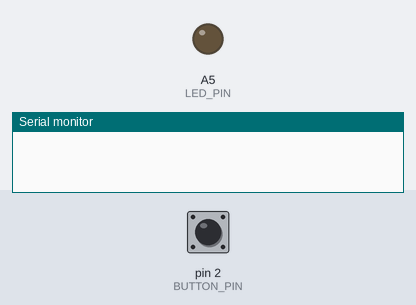
The sketch below on a simulated Arduino Uno, built with avr-gcc and run on an emulated ATmega328P. Parts: output pins drawn as LEDs (lit = HIGH), the last lines printed to the serial monitor. Inputs (shaded band) come from the test bench; at power-on: pin 2 (BUTTON_PIN) HIGH.

Above: at 1.2 s.
1.3 s: pin 2 (BUTTON_PIN) pulled LOW for 0.15 s
At 1.37 s:
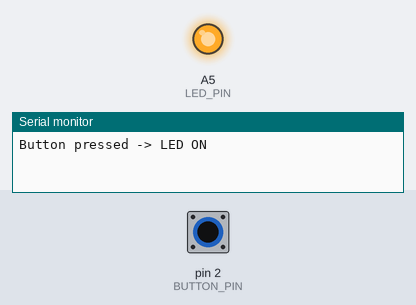
2.9 s: pin 2 (BUTTON_PIN) pulled LOW for 3.2 s
At 6.5 s:
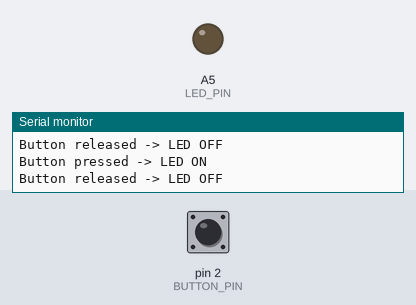
Timing chart, 0 to 8.0 s (numbered marks = the images above; inputs shaded):
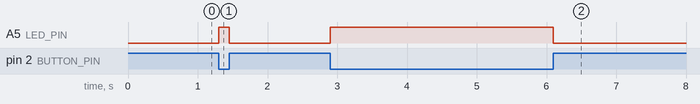

Measured:
- after the input at 1.3 s, A5 (LED_PIN): LOW → HIGH at once, → LOW 0.15 s later
- after the input at 2.9 s, A5 (LED_PIN): LOW → HIGH at once, → LOW 3.2 s later

The sketch:

Button_Interrupt.ino
```cpp
// 아두이노 우노: 인터럽트 핀(2번)에 연결한 버튼을 누를 때와 뗄 때마다 A5 LED 토글
// 우노에서 attachInterrupt를 쓸 수 있는 핀은 2번, 3번뿐 (A0는 안 됨)
const int BUTTON_PIN = 2;               // 버튼 핀 (인터럽트 0번)
const int LED_PIN = A5;                 // LED 핀
const unsigned long DEBOUNCE_MS = 50;   // 디바운스 시간

// 인터럽트 함수 안에서 바뀌는 변수는 volatile을 붙여야 loop에서 제대로 읽힘
volatile int ledState = LOW;               // LED 상태
volatile int lastButtonState = HIGH;       // 과거값: 마지막으로 인정한 버튼 상태
volatile unsigned long lastInterruptTime = 0; // 마지막으로 인정한 인터럽트 시각
volatile bool changed = false;             // 인터럽트가 처리됐는지 loop에 알려주는 깃발

void buttonISR() {  // 버튼 핀 값이 바뀔 때마다 자동으로 실행되는 인터럽트 함수
  unsigned long now = millis();
  if (now - lastInterruptTime > DEBOUNCE_MS) {   // 50ms 안의 흔들림은 무시
    int reading = digitalRead(BUTTON_PIN);       // 현재값 읽기
    if (reading != lastButtonState) {            // 현재값이 과거값과 다르면 (누름 또는 뗌)
      lastButtonState = reading;
      ledState = !ledState;                      // LED 켜기/끄기 바꾸기
      digitalWrite(LED_PIN, ledState);
      changed = true;
      lastInterruptTime = now;
    }
  }
}

void setup() {      // 한번만 실행
  Serial.begin(9600);                 // 시리얼 통신 시작 (속도 9600)
  pinMode(BUTTON_PIN, INPUT_PULLUP);  // 버튼 핀을 입력모드로 (내부 풀업저항 사용)
  pinMode(LED_PIN, OUTPUT);           // LED 핀을 출력모드로
  // 버튼 핀 값이 바뀔 때(CHANGE: 누를 때 + 뗄 때) buttonISR 실행
  attachInterrupt(digitalPinToInterrupt(BUTTON_PIN), buttonISR, CHANGE);
}

void loop() {       // 무한히 반복
  if (changed) {                      // 인터럽트에서 토글했으면 출력 (Serial은 인터럽트 함수 안에서 쓰면 안 됨)
    changed = false;
    Serial.print(lastButtonState == LOW ? "Button pressed" : "Button released");
    Serial.println(ledState == HIGH ? " -> LED ON" : " -> LED OFF");
  }
}
```
